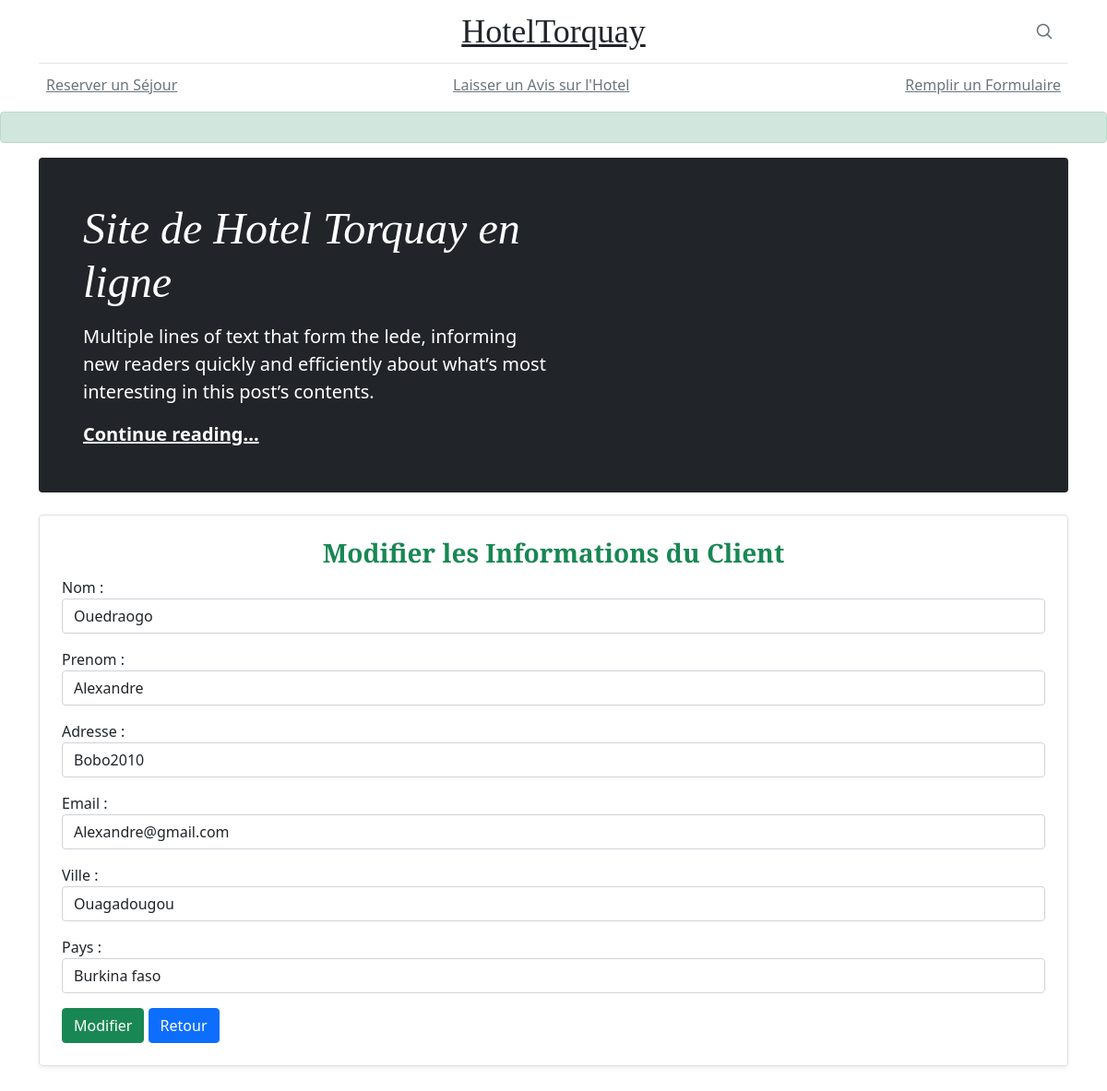
Page /client1/ on the committed database.
### Hotel/models.py (models this page shows)
class client(models.Model):
    nom = models.CharField(max_length=40)
    prenom = models.CharField(max_length=50)
    adresse = models.CharField(max_length=20)
    email = models.CharField(max_length=20)
    ville =models.CharField(max_length=20)
    pays = models.CharField(max_length=20)

### Hotel/views.py (the view)
# urls.py: path('client<int:id>/',modifier , name='modifier_cl' ),
def modifier(request, id):
    if request.method == 'POST':
        pi = client.objects.get(pk=id)
        fm = EnregistreUser(request.POST, instance=pi )
        if fm.is_valid():
            fm.save()
            messages.success(request, 'Information du client modifié avec succès')
            return redirect('administration')
    else:
        pi = client.objects.get(pk=id)
        fm = EnregistreUser(instance= pi)
    return render(request, 'visiteur/modifier_client.html', {'form':fm})

### Hotel/forms.py
class EnregistreUser(forms.ModelForm):
    class Meta:
        model = client
        fields = ['nom', 'prenom', 'adresse', 'email', 'ville', 'pays']
        widgets = {
            'nom' :forms.TextInput(attrs = {'class': "form-control"}),
            'prenom' : forms.TextInput(attrs = {'class': "form-control"}),
            'adresse' :forms.TextInput(attrs = {'class': "form-control"}),
            'email' : forms.TextInput(attrs = {'class': "form-control"}),
            'ville' : forms.TextInput(attrs = {'class': "form-control"}),
            'pays' : forms.TextInput(attrs = {'class': "form-control"}),
        }

### Hotel/templates/visiteur/modifier_client.html (shortened to what this page needs)
{% extends 'base.html' %}
{% block content %}
<div class="row mb-2">
    <div class="col-md-12">
      <div class="row g-0 border rounded overflow-hidden flex-md-row mb-4 shadow-sm h-md-300 position-relative">
        <div class="col p-4 d-flex flex-column position-static">
          <h3 class="mb-0 text-center">  <strong class="d-inline-block mb-2 text-success">Modifier les Informations du Client </strong> </h3>
              <form action='' method='POST'>
                 {{form.as_p}}
               <input type='submit' class='btn btn-success' value ='Modifier'>
               <a href='{% url 'home' %}'class='btn btn-primary'>Retour</a>
             </form>
        </div>
      </div>
    </div>
  </div>
{% endblock %}

### Hotel/static/css/blog.css (style rules this page uses)
h1, h2, h3, h4, h5, h6 { font-family: "Playfair Display", Georgia, "Times New Roman", serif; }

### rows in the picture
client: nom "Ouedraogo", prenom "Alexandre", adresse "Bobo2010", email "Alexandre@gmail.com", ville "Ouagadougou", pays "Burkina faso"
